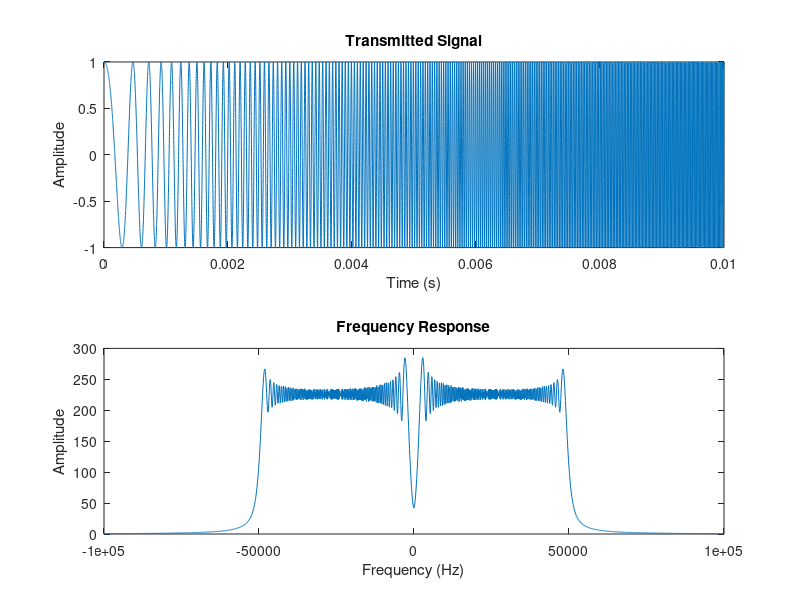

Write MATLAB code to recreate this figure. (Note: this script raises an error after producing the figure.)
clc; clear; close all;

% Parameters
fs = 1e6; % Sampling frequency (Hz)
signal_duration = 10e-3; % Duration of the signal in seconds (longer the signal is, the more accurate the estimation)
t = 0:1/fs:signal_duration; % Time vector for the signal duration
signal_length = length(t); % Length of the signal

% Transmitted Signal (chirp function)
f0 = 1000; % Start frequency of the chirp
f1 = 50000; % End frequency of the chirp
tx_signal = chirp(t, f0, signal_duration, f1);

figure;
subplot(2, 1, 1);
plot(t, tx_signal);
title('Transmitted Signal');
xlabel('Time (s)');
ylabel('Amplitude');

subplot(2, 1, 2);
plot(fs/signal_length*(-signal_length/2:signal_length/2-1), abs(fftshift(fft(tx_signal))));
xlim([-10e4,10e4])
title('Frequency Response');
xlabel('Frequency (Hz)');
ylabel('Amplitude');

% Simulate the received signal with delay
multipath_gain = [1, 0.5, 0.3];
multipath_delays = [50e-6, 80e-6, 120e-6]; % Delays in seconds
delay_samples = round(multipath_delays * fs); % Delay in samples

delayed_copies = repmat(tx_signal, length(multipath_gain), 1);
for i = 1:length(multipath_gain)
    delayed_copies(i, :) = circshift(delayed_copies(i, :), delay_samples(i));
    delayed_copies(i, 1:delay_samples(i)) = 0;
end

rx_signal = sum(multipath_gain' .* delayed_copies);

% Add noise to the received signal
SNR = 20; % Signal-to-noise ratio in dB
rx_signal_noisy = awgn(rx_signal, SNR, 'measured');

% Cross-correlation to estimate the delay
[corr, lags] = xcorr(rx_signal_noisy, tx_signal);

% Find the peaks of the cross-correlation
[pks, locs] = findpeaks(corr, 'MinPeakHeight', max(corr) * 0.5);

% Select the highest peak
[~, max_idx] = max(pks);
estimated_delay_samples = lags(locs(max_idx));
estimated_delay = estimated_delay_samples / fs;

% Plotting
figure;
subplot(2, 1, 1);
plot(t, rx_signal_noisy);
title('Received Signal with Noise');
xlabel('Time (s)');
ylabel('Amplitude');

subplot(2, 1, 2);
plot(lags / fs, corr);
title('Cross-Correlation');
xlabel('Lag (s)');
ylabel('Correlation');
hold on;
plot(estimated_delay, corr(locs(max_idx)), 'ro');
hold off;

% Display the estimated delay
fprintf('Estimated Time of Arrival: %.6f seconds\n', estimated_delay);